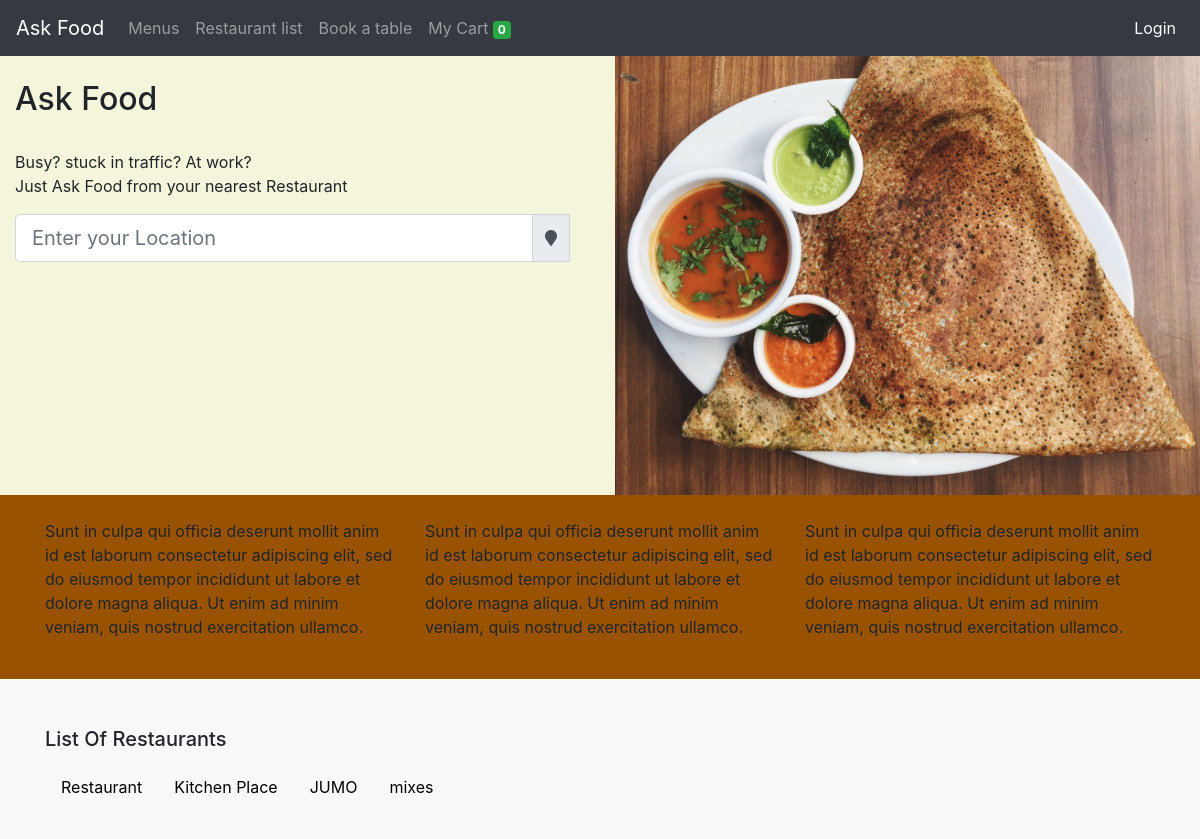
The page / on the database its author committed.
### tables this page shows
CREATE TABLE `restaurants` (
  `restaurant_id` int(255) NOT NULL AUTO_INCREMENT,
  `name` varchar(45) DEFAULT NULL,
  `location` varchar(45) DEFAULT NULL,
  `logo` varchar(45) DEFAULT NULL,
  `slug` varchar(90) DEFAULT NULL,
  `dateadded` timestamp NULL DEFAULT CURRENT_TIMESTAMP ON UPDATE CURRENT_TIMESTAMP,
  PRIMARY KEY (`restaurant_id`)
);

### application/controllers/Pages.php (called while the page is built, shortened)
<?php
class Pages extends CI_Controller {
	public function __construct()
	{
		$this->load->model('restaurant_model');
		$this->load->helper('url_helper');
	}
	public function view($page = 'home')
{
	$this->load->helper('form');
	$this->load->library('form_validation');
        $data['restaurants'] = $this->restaurant_model->get_restaurants();
        $data['title'] = ucfirst($page);
        $data['_view'] = 'pages/'.$page;
        $this->load->view('templates/header', $data);
}
}

### index.php (called while the page is built, shortened)
<?php
require_once BASEPATH.'core/CodeIgniter.php';

### application/models/Restaurant_model.php (called while the page is built, shortened)
<?php
class Restaurant_model extends CI_Model {
	public function get_restaurants($slug = FALSE)
	{
			if ($slug === FALSE)
			{
					$query = $this->db->get('restaurants');
					return $query->result_array();
			}
			$this->db->select('*');
			$this->db->from('restaurants');
			$this->db->where('slug', $slug);
			$query = $this->db->get();
			return $query->row_array();
	}
}

### application/views/pages/home.php (the view, shortened to what this page needs)
<div class="">
<div class="row">
<div class="col-sm-6">
	<div class="container">
		<br>
		<h2>Ask Food</h2>
		<br>
		<p>Busy? stuck in traffic? At work?
		<br>
	Just Ask Food from your nearest Restaurant</p>
			<div class="input-group">
				<input type="text" id="autocomplete" placeholder="Enter your Location" name="submit" class="form-control form-control-lg">
				<div class="input-group-append">
					<span class="input-group-text"><span class="fas fa-map-marker"></span></span>
				</div>
			</div>
		<br>
	</div>
</div>
<div class="col-sm-6">
	<img src="<?php echo base_url() . '/assets/images/' ;  ?>image.jpg" alt="New York" width="100%">
</div>
</div>
</div>
<div style="background-color: #995300; min-height: 100px;">
<div class="container">
	<div class="row">
		<div class="col-sm-4">
<br>
<p>Sunt in culpa qui officia deserunt mollit anim id est laborum consectetur adipiscing elit, sed do eiusmod tempor incididunt ut labore et dolore magna aliqua. Ut enim ad minim veniam, quis nostrud exercitation ullamco.</p>
<br>
		</div>
		<div class="col-sm-4">
			<br>
			<p>Sunt in culpa qui officia deserunt mollit anim id est laborum consectetur adipiscing elit, sed do eiusmod tempor incididunt ut labore et dolore magna aliqua. Ut enim ad minim veniam, quis nostrud exercitation ullamco.</p>
<br>
		</div>
		<div class="col-sm-4">
			<br>
			<p>Sunt in culpa qui officia deserunt mollit anim id est laborum consectetur adipiscing elit, sed do eiusmod tempor incididunt ut labore et dolore magna aliqua. Ut enim ad minim veniam, quis nostrud exercitation ullamco.</p>
			<br>
		</div>
	</div>
</div>
</div>
<div  class="bg-light">
	<br>
<div class="container">
<br>
<?php if(count($restaurants)){?>
<h5>List Of Restaurants</h5>
	<div class="">
			<ul >
			<?php foreach ($restaurants as $item): ?>
    <li><a href="<?php echo base_url() . "home/home/" .$item['slug']; ?>"><?php echo $item['name']; ?></a></li>
			<?php endforeach; ?>
			</ul>
	</div>
	<?php } else { ?>
    <h4>No Restaurant added yet</a></h4>
  <?php } ?>
</div>
<br>
</div>

### application/views/templates/header.php (shortened to what this page needs)
?><!DOCTYPE html>
<html lang="en">
<head>
	<link rel="stylesheet" href="<?php echo base_url() ?>assets/css/bootstrap.min.css">
	<link rel="stylesheet" href="<?php echo base_url() ?>assets/css/style.css">
	<link rel="stylesheet" href="<?php echo base_url() ?>assets/fonts/css/all.css">
</head>
<body>
<nav class="navbar navbar-expand-lg navbar-dark bg-dark text-light">
  <a class="navbar-brand" href="<?php echo base_url(); ?>">Ask Food</a>
  <div class="collapse navbar-collapse" id="navbarTogglerDemo03">
    <ul class="navbar-nav mr-auto mt-2 mt-lg-0">
	<li class="nav-item <?php if ($this->uri->segment(1)=='menu'){ echo 'active'; } ?>">
			<a class="nav-link" href="<?php echo base_url(''); ?>menu/index">Menus</a>
		</li>
		<li class="nav-item <?php if ($this->uri->segment(1)=='home'){ echo 'active'; } ?>">
			<a class="nav-link"  href="<?php echo base_url(); ?>home">Restaurant list</a>
		</li>
		<li class="nav-item <?php if ($this->uri->segment(2)=='book'){ echo 'active'; } ?>">
			<a class="nav-link"  href="<?php echo base_url(); ?>table/book">Book a table</a>
		</li>
		<li class="nav-item <?php if ($this->uri->segment(1)=='cart'){ echo 'active'; } ?>">
			<a class="nav-link"  href="<?php echo base_url(); ?>cart">My Cart <span class="num badge badge-success"><?php echo $this->cart->total_items() ?></span> </a>
		</li>
    </ul>
    <ul class="form-inline navbar-nav my-2 my-lg-0">
		<?php if($this->session->userdata('userId') == NULL){ ?>
	<li class="nav-item ">
    <a class="nav-link text-light" href="<?php echo base_url(); ?>auth/login" class="login">Login</a>
	</li>
    	<?php  }else{?>
	<li class="nav-item">
		 <a class="nav-link text-light" href="<?php echo base_url('auth/logout'); ?>" class="logout">Logout</a>
	</li>
    	<?php  }?>
	</ul>
  </div>
</nav>
<main>
	<?php if(isset($_view)){ $this->load->view($_view); } ?>
</main>
	</body>
</html>

### assets/css/style.css (style rules this page uses)
body { background-color: beige; }

### application/views/pages/home.php (style rules this page uses)
ul { list-style-type: none; margin: 0; padding: 0; overflow: hidden; }
li { float: left; }
li a { display: block; color: black; text-align: center; padding: 16px; text-decoration: none; }

### rows shown on the page
restaurants: name "Restaurant"
restaurants: name "Kitchen Place"
restaurants: name "JUMO"
restaurants: name "mixes"

### other values the page prints
$this->cart->total_items() "0"
